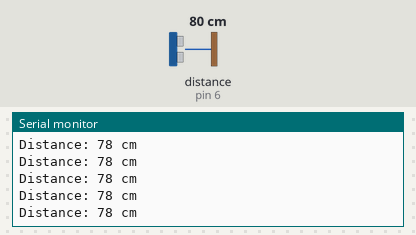
Bench run of a sketch on a simulated Arduino Uno, built with avr-gcc and run on an emulated ATmega328P. On the bench: the last lines printed to the serial monitor. Wiring (inferred from the names in the program): ultrasonic range finder: trigger pin 7; echo pin 6. The inputs (shaded band) are chosen by the test bench; at power-on: distance to the obstacle (sensor on pin 6) 80 cm. The echo pulse lasts 58.3 µs per cm.

Above: at 1.2 s.
1.3 s: distance to the obstacle (sensor on pin 6) set to 2 cm
At 2.4 s:
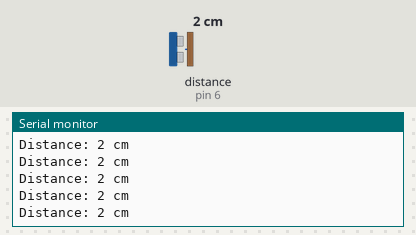
4.3 s: distance to the obstacle (sensor on pin 6) set to 120 cm
At 5.1 s:
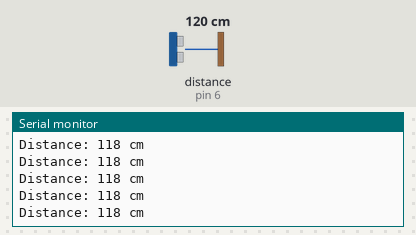
7.3 s: distance to the obstacle (sensor on pin 6) set to 4 cm
At 7.9 s:
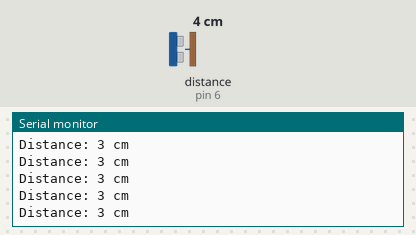
10.3 s: distance to the obstacle (sensor on pin 6) set to 18 cm
At 11.4 s:
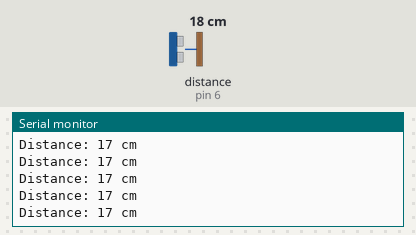
19.3 s: distance to the obstacle (sensor on pin 6) set to 9 cm
At 19.8 s:
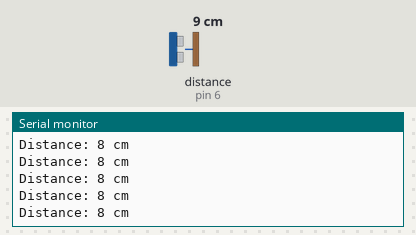
Timing chart, 0 to 22.3 s (numbered marks = the images above; inputs shaded):
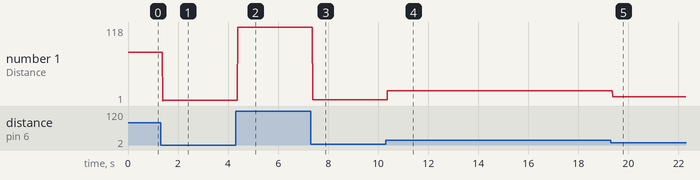

Measured:
- after the input at 1.3 s, the serial monitor: prints a new line after 0.08 s (image 1)
- after the input at 4.3 s, the serial monitor: prints a new line after 0.08 s (image 2)
- after the input at 7.3 s, the serial monitor: prints a new line after 0.07 s (image 3)
- after the input at 10.3 s, the serial monitor: prints a new line after 0.07 s (image 4)
- after the input at 19.3 s, the serial monitor: prints a new line after 0.07 s (image 5)
- plotted number 1: 78 → 2 after the input at 1.3 s, 2 → 118 after the input at 4.3 s, 118 → 3 after the input at 7.3 s, 3 → 17 after the input at 10.3 s, 17 → 8 after the input at 19.3 s

The sketch:

ultra_sonic_Sensor.ino
```cpp
int trig = 7;
int echo = 6;
int distance;
long Time;

void setup() {
  // put your setup code here, to run once:
  pinMode(trig, OUTPUT);
  pinMode(echo, INPUT);
  Serial.begin(9600);
}

void loop() {
  // put your main code here, to run repeatedly:
  digitalWrite(trig, 0);
  delayMicroseconds(2);

  digitalWrite(trig, 1);
  delayMicroseconds(10);
  digitalWrite(trig, 0);

  Time = pulseIn(echo, HIGH);
  distance = Time * 0.034 /  2;

  Serial.print("Distance: ");
  Serial.print(distance);
  Serial.println(" cm");
}
```
